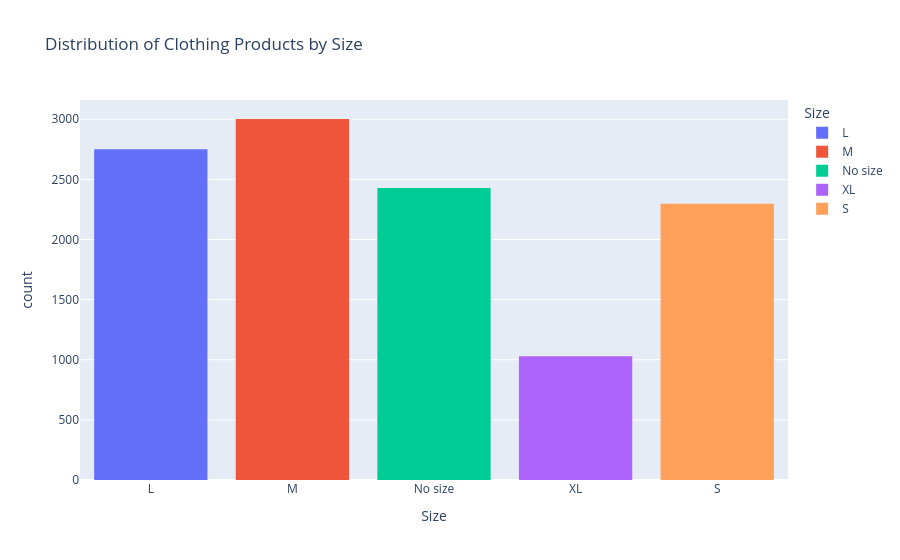

This figure's notebook cell:
### Markdown cell above
### What are the most popular Clothing sizes?

### Code cell
Clothing = df[df["Category"] == "Clothing"]

fig = px.histogram(Clothing,
                   x="Size",
                   title="Distribution of Clothing Products by Size",
                   color="Size")

fig.show()

### Figure 1 — Plotly figure (JSON) as saved in the notebook; plotly's stock layout.template omitted (floating-point values rounded to 4 significant figures; data arrays with more than 128 entries replaced by an {"elided": "..."} marker saying what was removed)
{"data": [{"alignmentgroup": "True", "bingroup": "x", "hovertemplate": "Size=%{x}<br>count=%{y}<extra></extra>", "legendgroup": "L", "marker": {"color": "#636efa", "pattern": {"shape": ""}}, "name": "L", "offsetgroup": "L", "orientation": "v", "showlegend": true, "type": "histogram", "x": {"elided": "2750 str values"}, "xaxis": "x", "yaxis": "y"}, {"alignmentgroup": "True", "bingroup": "x", "hovertemplate": "Size=%{x}<br>count=%{y}<extra></extra>", "legendgroup": "M", "marker": {"color": "#EF553B", "pattern": {"shape": ""}}, "name": "M", "offsetgroup": "M", "orientation": "v", "showlegend": true, "type": "histogram", "x": {"elided": "3002 str values"}, "xaxis": "x", "yaxis": "y"}, {"alignmentgroup": "True", "bingroup": "x", "hovertemplate": "Size=%{x}<br>count=%{y}<extra></extra>", "legendgroup": "No size", "marker": {"color": "#00cc96", "pattern": {"shape": ""}}, "name": "No size", "offsetgroup": "No size", "orientation": "v", "showlegend": true, "type": "histogram", "x": {"elided": "2428 str values"}, "xaxis": "x", "yaxis": "y"}, {"alignmentgroup": "True", "bingroup": "x", "hovertemplate": "Size=%{x}<br>count=%{y}<extra></extra>", "legendgroup": "XL", "marker": {"color": "#ab63fa", "pattern": {"shape": ""}}, "name": "XL", "offsetgroup": "XL", "orientation": "v", "showlegend": true, "type": "histogram", "x": {"elided": "1030 str values"}, "xaxis": "x", "yaxis": "y"}, {"alignmentgroup": "True", "bingroup": "x", "hovertemplate": "Size=%{x}<br>count=%{y}<extra></extra>", "legendgroup": "S", "marker": {"color": "#FFA15A", "pattern": {"shape": ""}}, "name": "S", "offsetgroup": "S", "orientation": "v", "showlegend": true, "type": "histogram", "x": {"elided": "2298 str values"}, "xaxis": "x", "yaxis": "y"}], "layout": {"barmode": "relative", "legend": {"title": {"text": "Size"}, "tracegroupgap": 0}, "title": {"text": "Distribution of Clothing Products by Size"}, "xaxis": {"anchor": "y", "categoryarray": ["L", "M", "No size", "XL", "S"], "categoryorder": "array", "domain": [0, 1], "title": {"text": "Size"}}, "yaxis": {"anchor": "x", "domain": [0, 1], "title": {"text": "count"}}}}
